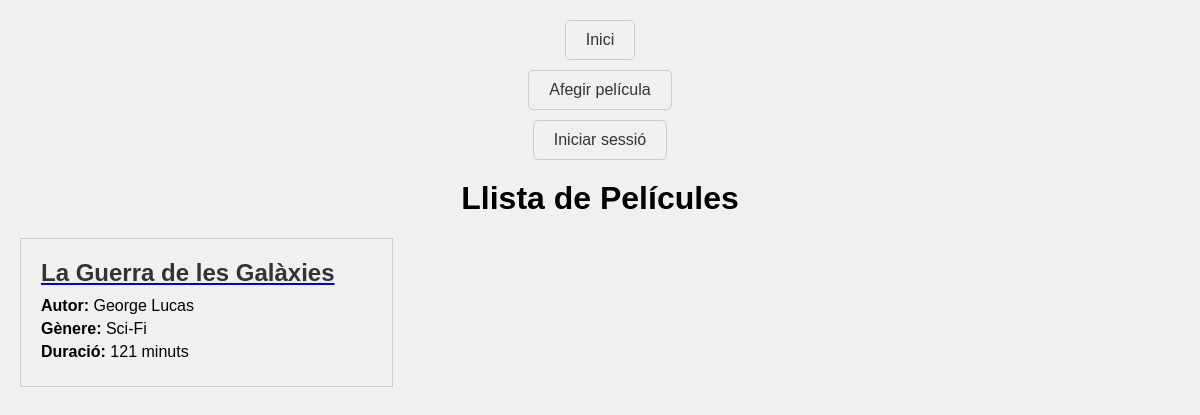
Before: / with the older database file.
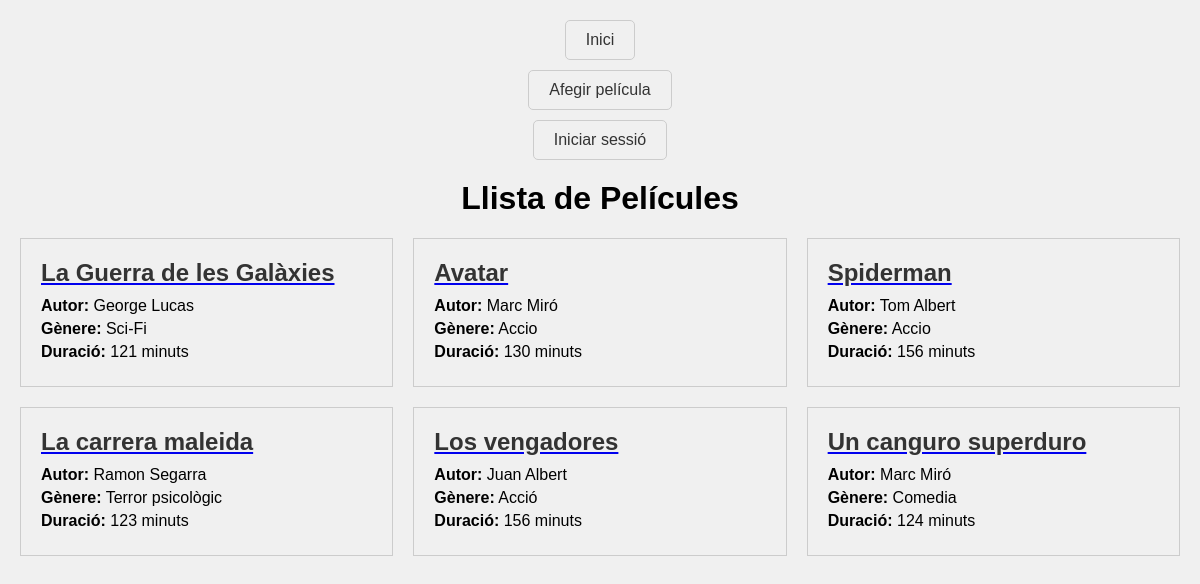
After: the same page with the newer database file.
### films/models.py (models this page shows, shortened)
class Film(models.Model):
    title = models.CharField(max_length=100)
    author = models.CharField(max_length=100)
    genre = models.CharField(max_length=100, blank=True, null=True)
    duration = models.IntegerField()

### films/views.py (the view)
# urls.py: path('', BookListView.as_view(), name='book_list'),
class BookListView(ListView):
    model = Film
    template_name = 'film_list.html'
    context_object_name = 'books'

### templates/film_list.html (shortened to what this page needs)
{% extends "base.html" %}
{% block content %}
    {% load static %}
    <link rel="stylesheet" type="text/css" href="{% static 'film_list.css' %}">
<h1>Llista de Películes</h1>
<div class="film-container">
    {% for film in books %}
            <div class="film-item">
                <a href="{% url 'book_detail' pk=film.pk %}">
                    <h2>{{ film.title }}</h2>
                </a>
                <div class="film-info">
                    <div><strong>Autor:</strong> {{ film.author }}</div>
                    <div><strong>Gènere:</strong> {{ film.genre }}</div>
                    <div><strong>Duració:</strong> {{ film.duration }} minuts</div>
                </div>
            </div>
    {% endfor %}
</div>
{% endblock %}

### templates/base.html (shortened to what this page needs)
<!DOCTYPE html>
<html>
<head>
    {% load static %}
    <link rel="stylesheet" type="text/css" href="{% static 'base.css' %}">
</head>
<body>
<nav>
    <ul>
        <li><a href="{% url 'book_list' %}">Inici</a></li>
        <li><a href="{% url 'create_book' %}">Afegir película</a></li>
        {% if user.is_authenticated %}
            <form id="logout-form" method="post" action="{% url 'admin:logout' %}">
          {% csrf_token %}
          <button type="submit">Tancar sessió</button>
        </form>
        {% else %}
            <li><a href="{% url 'login' %}">Iniciar sessió</a></li>
        {% endif %}
    </ul>
</nav>
{% block content %}
{% endblock %}
</body>
</html>

### static/base.css (style rules this page uses)
body { font-family: Arial, sans-serif; margin: 20px; padding: 0; background-color: #f0f0f0; height: 100vh; }
nav ul { list-style-type: none; margin: 0 auto; padding: 0; text-align: center; }
nav ul li { display: block; margin-bottom: 10px; }
nav ul li a { display: inline-block; padding: 10px 20px; background-color: #f0f0f0; color: #333; text-decoration: none; border: 1px solid #ccc; border-radius: 5px; }

### static/film_list.css (style rules this page uses)
h1 { text-align: center; margin-top: 20px; }
.film-item h2 { margin-top: 0; margin-bottom: 10px; font-size: 24px; color: #333; text-decoration: none; transition: color 0.3s ease; }
.film-container { display: grid; grid-template-columns: repeat(auto-fill, minmax(300px, 1fr)); gap: 20px; }
.film-item { border: 1px solid #ccc; padding: 20px; }
.film-info div { margin-bottom: 5px; }

Changed rows visible on the page:
added Film: title "Avatar", author "Marc Miró", genre "Accio", duration "130"
added Film: title "Spiderman", author "Tom Albert", genre "Accio", duration "156"
added Film: title "La carrera maleida", author "Ramon Segarra", genre "Terror psicològic", duration "123"
added Film: title "Los vengadores", author "Juan Albert", genre "Acció", duration "156"
added Film: title "Un canguro superduro", author "Marc Miró", genre "Comedia", duration "124"
